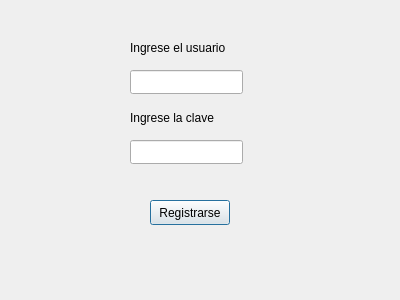
<?xml version="1.0" encoding="UTF-8"?>
<ui version="4.0">
 <class>Registro</class>
 <widget class="QDialog" name="Registro">
  <property name="geometry">
   <rect>
    <x>0</x>
    <y>0</y>
    <width>400</width>
    <height>300</height>
   </rect>
  </property>
  <property name="windowTitle">
   <string>Dialog</string>
  </property>
  <widget class="QLineEdit" name="user">
   <property name="geometry">
    <rect>
     <x>130</x>
     <y>70</y>
     <width>113</width>
     <height>24</height>
    </rect>
   </property>
  </widget>
  <widget class="QLineEdit" name="pass">
   <property name="geometry">
    <rect>
     <x>130</x>
     <y>140</y>
     <width>113</width>
     <height>24</height>
    </rect>
   </property>
  </widget>
  <widget class="QLabel" name="label">
   <property name="geometry">
    <rect>
     <x>130</x>
     <y>40</y>
     <width>131</width>
     <height>16</height>
    </rect>
   </property>
   <property name="text">
    <string>Ingrese el usuario</string>
   </property>
  </widget>
  <widget class="QLabel" name="label_2">
   <property name="geometry">
    <rect>
     <x>130</x>
     <y>110</y>
     <width>131</width>
     <height>16</height>
    </rect>
   </property>
   <property name="text">
    <string>Ingrese la clave</string>
   </property>
  </widget>
  <widget class="QPushButton" name="pushButton">
   <property name="geometry">
    <rect>
     <x>150</x>
     <y>200</y>
     <width>80</width>
     <height>25</height>
    </rect>
   </property>
   <property name="text">
    <string>Registrarse</string>
   </property>
  </widget>
 </widget>
 <resources/>
 <connections/>
</ui>
